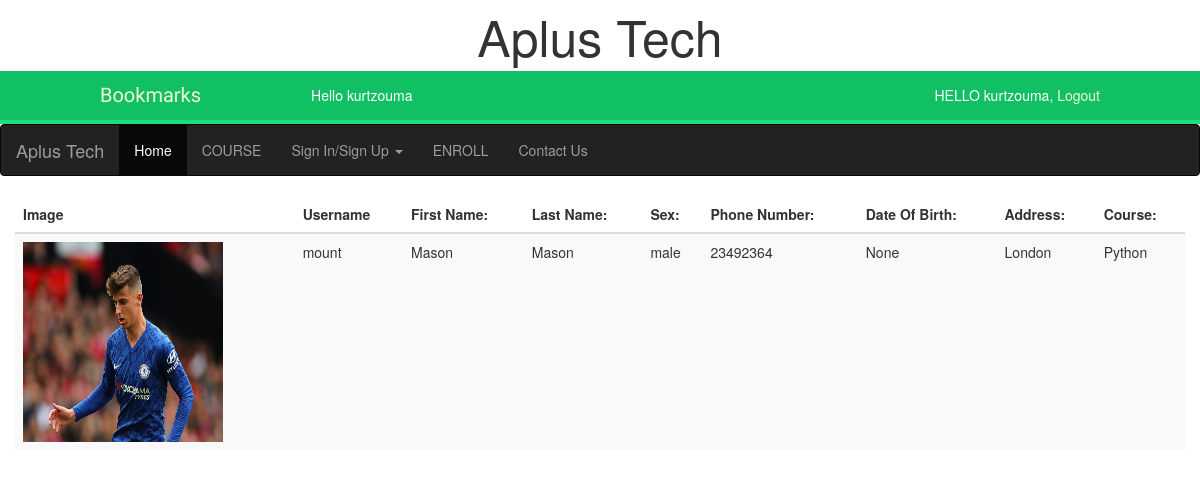
Page /attendance/1 (signed in) on the committed database.
### student_attendance/models.py (models this page shows, shortened)
class StudentProfile(models.Model):
	SEX = (
		('male' , 'MALE'),
		('female', 'FEMALE'),
		('others', 'OTHERS')
	)
	PROFESSION = (
			('student', 'STUDENT'),
			('intern', 'Intern'),
			('staff', 'STAFF')
		)
	user = models.OneToOneField(User, on_delete = models.CASCADE)
	first_name = models.CharField(max_length = 250)
	last_name = models.CharField(max_length = 250)
	phone = models.CharField(max_length = 20)
	DOB = models.DateField(blank = True, null = True)
	address = models.CharField(max_length = 250, blank = True)
	created = models.DateTimeField(default = timezone.now)
	sex = models.CharField( max_length= 20, choices = SEX, default= 'male')
	course = models.CharField(max_length = 250)
	profession = models.CharField(choices = PROFESSION, default = 'student', max_length = 100)
	photo = models.ImageField(upload_to = 'users/%y/%m/%d/', blank = True)
	class Meta:
		ordering = ('-last_name',)

### student_attendance/views.py (the view)
# urls.py: path('<int:pk>', views.student_detail, name = 'student_detail'),
def student_detail(request, pk):
	slist = get_object_or_404(StudentProfile, pk = pk)
	return render(request, 'profile/student_detail.html', {'slist' : slist})

### student_attendance/templates/profile/student_detail.html (shortened to what this page needs)
{% extends 'base.html' %}
{% block content %}
	<div class="container-fluid">
		<table class="table table-striped">
		    <thead>
		      <tr>
		      	<th>Image</th>
		        <th>Username</th>
		        <th>First Name: </th>
		        <th>Last Name:  </th>
		        <th>Sex: </th>
		        <th>Phone Number:  </th>
		        <th>Date Of Birth: </th>
		        <th>Address: </th>
		        <th>Course: </th>
		      </tr>
		    </thead>
		    <tbody>
		      <tr>
		      	<td>{% if slist.photo %}
					<img src="{{slist.photo.url}}" width="200px" height="200px">
					{% endif %}
				</td>
		        <td>{{slist.user}}</td>
		        <td>{{slist.first_name}}</td>
		        <td>{{slist.last_name}}</td>
		        <td>{{slist.sex}}</td>
		        <td>{{slist.phone}}</td>
		        <td>{{slist.DOB}}</td>
		        <td>{{slist.address}}</td>
		        <td>{{slist.course}}</td>
		      </tr>
		    </tbody>
		  </table>
	</div>
{% endblock %}

### account/templates/base.html (shortened to what this page needs)
{% load staticfiles %}
<!DOCTYPE html>
<html lang="en">
<head>
	<link rel="stylesheet" type="text/css" href="{% static 'css/account.css' %}">
  <link rel="stylesheet" href="https://maxcdn.bootstrapcdn.com/bootstrap/3.4.0/css/bootstrap.min.css">
</head>
<body>
	<header style="font-size: 50px; text-align: center;"> Aplus Tech </header>
	<div id="header">
		<span class="logo">Bookmarks</span>
		{% if request.user.is_authenticated %}
		 <ul class="menu">
		 	<li>
		 		Hello {{request.user.username}}
		 	</li>
		 </ul>
		{% endif %}
		<span class="user">
			{% if request.user.is_authenticated %}
				HELLO {{ request.user.username }},
				<a href="{% url 'account:logout' %}">Logout</a>
			{% else %}
				<a href="{% url 'account:login' %}">Log-in</a>
			{% endif %}
		</span>
	</div>
	<nav class="navbar navbar-inverse">
	  <div class="container-fluid">
	    <div class="navbar-header">
	      <a class="navbar-brand" href="{% url 'course:index' %}">Aplus Tech</a>
	    </div>
	    <ul class="nav navbar-nav">
	      <li class="active"><a href="{% url 'course:index' %}">Home</a></li>
	      <li><a href="{% url 'course:list' %}">COURSE</a></li>
		  <li class="dropdown"><a class="dropdown-toggle" data-toggle="dropdown" href="{% url 'account:login' %}">Sign In/Sign Up <span class="caret"></span></a>
	      </li>
	      <li><a href="{% url 'course:enroll' %}">ENROLL</a></li>
	      <li><a href="{% url 'contactus:contact' %}">Contact Us</a></li>
	    </ul>
	  </div>
	</nav>
	{% block content %}
	{% endblock %}
</body>
</html>

### account/static/css/account.css (style rules this page uses)
body { margin:0; padding:0; font-family:helvetica, sans-serif; }
a { color:#12c064; text-decoration:none; }
#header { padding:10px 100px; font-size:14px; background:#12c064; color:#fff; border-bottom:4px solid #1cdf78; overflow:auto; }
#header .logo { font-family: 'Muli', sans-serif; float:left; color:#f3f7cc; font-size:20px; margin-right:10%; }
#header ul.menu { list-style:none; float:left; margin:0; padding:0; }
#header ul.menu li { float:left; padding:4px 10px; }
#header a { color:#f3f7cc; }
#header .user { float:right; padding-top:4px; }

### rows in the picture
StudentProfile: photo (picture), user "mount", first_name "Mason", last_name "Mason", sex "male", phone "23492364", DOB "None", address "London", course "Python"

### other values in the picture
{{ request.user.username }} "kurtzouma"
